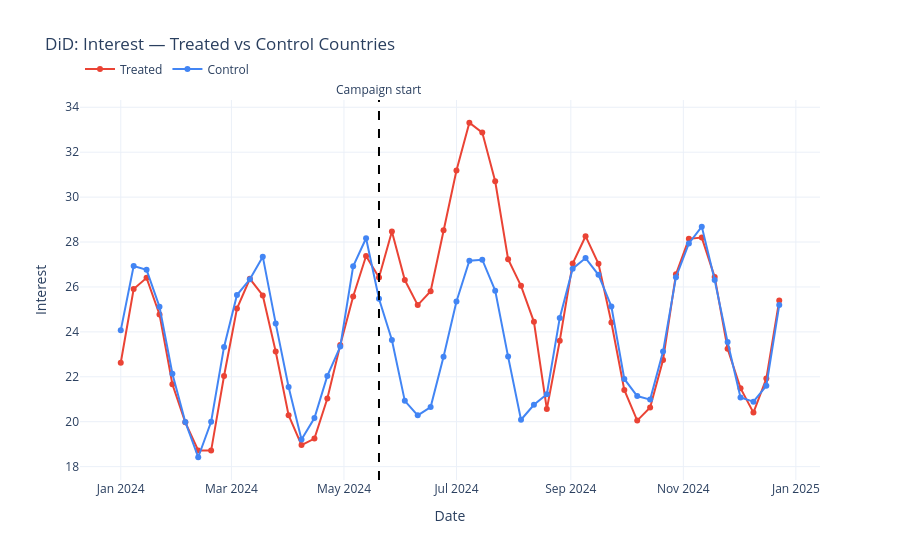
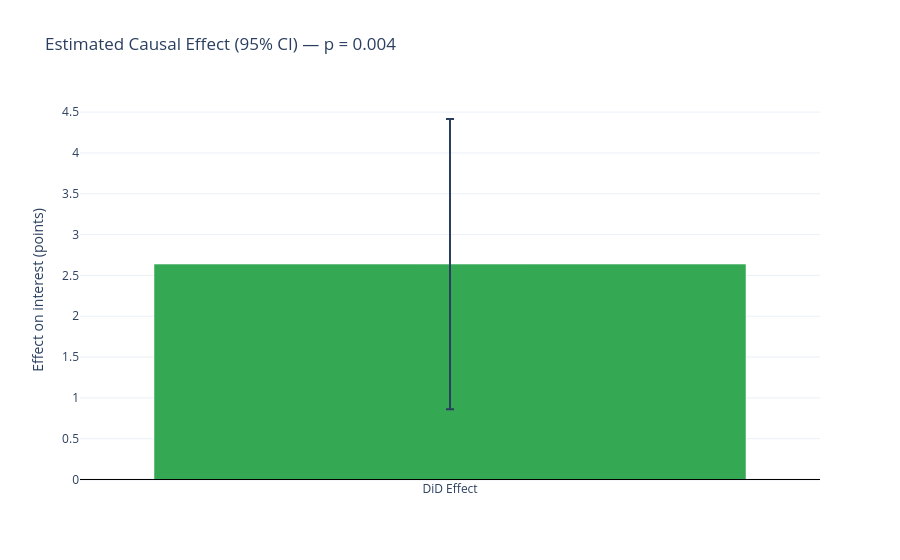

The notebook cell saved with these charts, in order:
### Markdown cell above
### 6b. DiD estimate

### Code cell
if CONTROL_GEOS:
    did_panel = causal_inference.build_did_panel(
        panel, TREATED_GEOS, CONTROL_GEOS, TREATMENT_START, brand=BRAND
    )
    did_result = causal_inference.run_did_regression(did_panel)
    did_sum = causal_inference.did_summary(did_result)

    fig = viz.plot_did_trends(panel[panel.brand == BRAND], TREATED_GEOS, CONTROL_GEOS, TREATMENT_START)
    fig.show()

    fig = viz.plot_did_effect_bar(did_sum)
    fig.show()

    display(Markdown(f"**Interpretation:** {interpretation.interpret_did(did_sum, TREATED_GEOS, CONTROL_GEOS)}"))

    print("\nFull regression output:")
    print(did_result.summary())
